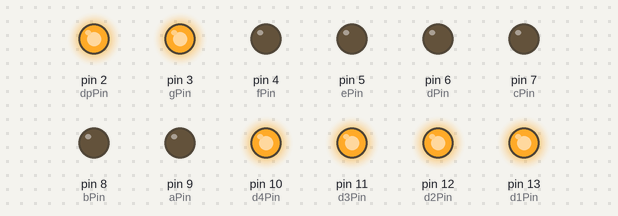
Bench run of a sketch on a simulated Arduino Uno, built with avr-gcc and run on an emulated ATmega328P. Parts: output pins drawn as LEDs (lit = HIGH).

Above: at 0.1 s.
Timing chart, 0 to 1.6 s (numbered marks = the images above):
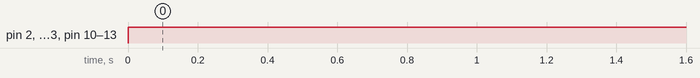

The sketch:

Stating_4_digit_7_segment_display.ino
```cpp
int d1Pin = 13;
int d2Pin = 12;
int d3Pin = 11;
int d4Pin = 10;
int aPin = 9;
int bPin = 8;
int cPin = 7;
int dPin = 6;
int ePin = 5;
int fPin = 4;
int gPin = 3;
int dpPin = 2;

void setup() {
  // put your setup code here, to run once:
  pinMode(d1Pin, OUTPUT);
  pinMode(d2Pin, OUTPUT);
  pinMode(d3Pin, OUTPUT);
  pinMode(d4Pin, OUTPUT);

  pinMode(aPin, OUTPUT);
  pinMode(bPin, OUTPUT);
  pinMode(cPin, OUTPUT);
  pinMode(dPin, OUTPUT);
  pinMode(ePin, OUTPUT);
  pinMode(fPin, OUTPUT);
  pinMode(gPin, OUTPUT);
  pinMode(dpPin, OUTPUT);

  digitalWrite(aPin, LOW);
  digitalWrite(bPin, LOW);
  digitalWrite(cPin, LOW);
  digitalWrite(dPin, LOW);
  digitalWrite(ePin, LOW);
  digitalWrite(fPin, LOW);
  digitalWrite(gPin, LOW);
  digitalWrite(dpPin, LOW);
}

void loop() {
  // put your main code here, to run repeatedly:
  digitalWrite(d1Pin, HIGH);
  digitalWrite(d2Pin, HIGH);
  digitalWrite(d3Pin, HIGH);
  digitalWrite(d4Pin, HIGH);

  digitalWrite(aPin, LOW);
  digitalWrite(bPin, LOW);
  digitalWrite(cPin, LOW);
  digitalWrite(dPin, LOW);
  digitalWrite(ePin, LOW);
  digitalWrite(fPin, LOW);
  digitalWrite(gPin, HIGH);
  digitalWrite(dpPin, HIGH);
  delay(1000);
}
```

Measured:
- by itself, pin 2 (dpPin), pin 3 (gPin), pin 10 (d4Pin), pin 11 (d3Pin), pin 12 (d2Pin), pin 13 (d1Pin): LOW → HIGH at 0.00 s
